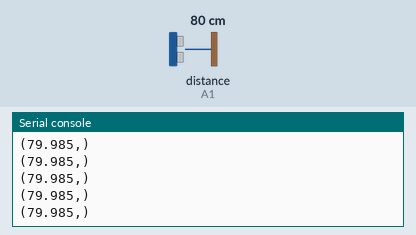
Simulated run of this program. Board: CircuitPython board. Parts: the last lines printed to the serial console. The test bench sets the inputs (shaded band); at power-on: distance to the obstacle (sensor on A1) 80 cm. The echo pulse lasts 58.3 µs per cm.

Above: at 1.2 s.
1.3 s: distance to the obstacle (sensor on A1) set to 2 cm
At 1.38 s:
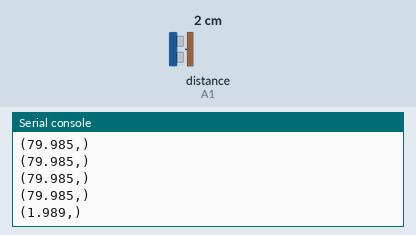
2.8 s: distance to the obstacle (sensor on A1) set to 4 cm
At 2.89 s:
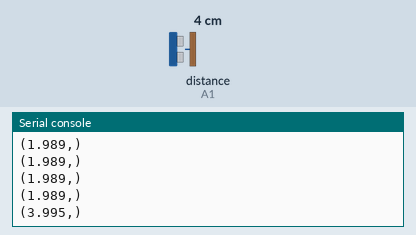
Timing chart, 0 to 5.8 s (numbered marks = the images above; inputs shaded):
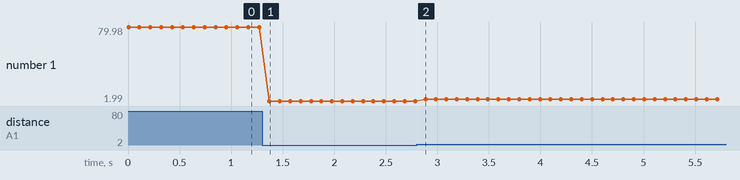

Measured:
- after the input at 1.3 s, the serial console: prints a new line after 0.07 s (image 1)
- after the input at 2.8 s, the serial console: prints a new line after 0.09 s (image 2)
- plotted number 1: 79.98 → 1.99 after the input at 1.3 s, 1.99 → 4 after the input at 2.8 s

The program:

ultrasonic.py
```python
import time
import board

import adafruit_hcsr04

sonar = adafruit_hcsr04.HCSR04(trigger_pin=board.A2, echo_pin=board.A1)


while True:
    try:
        print((sonar.distance,))
    except RuntimeError:
        print("Retrying!")
        pass
    time.sleep(0.1)
```
